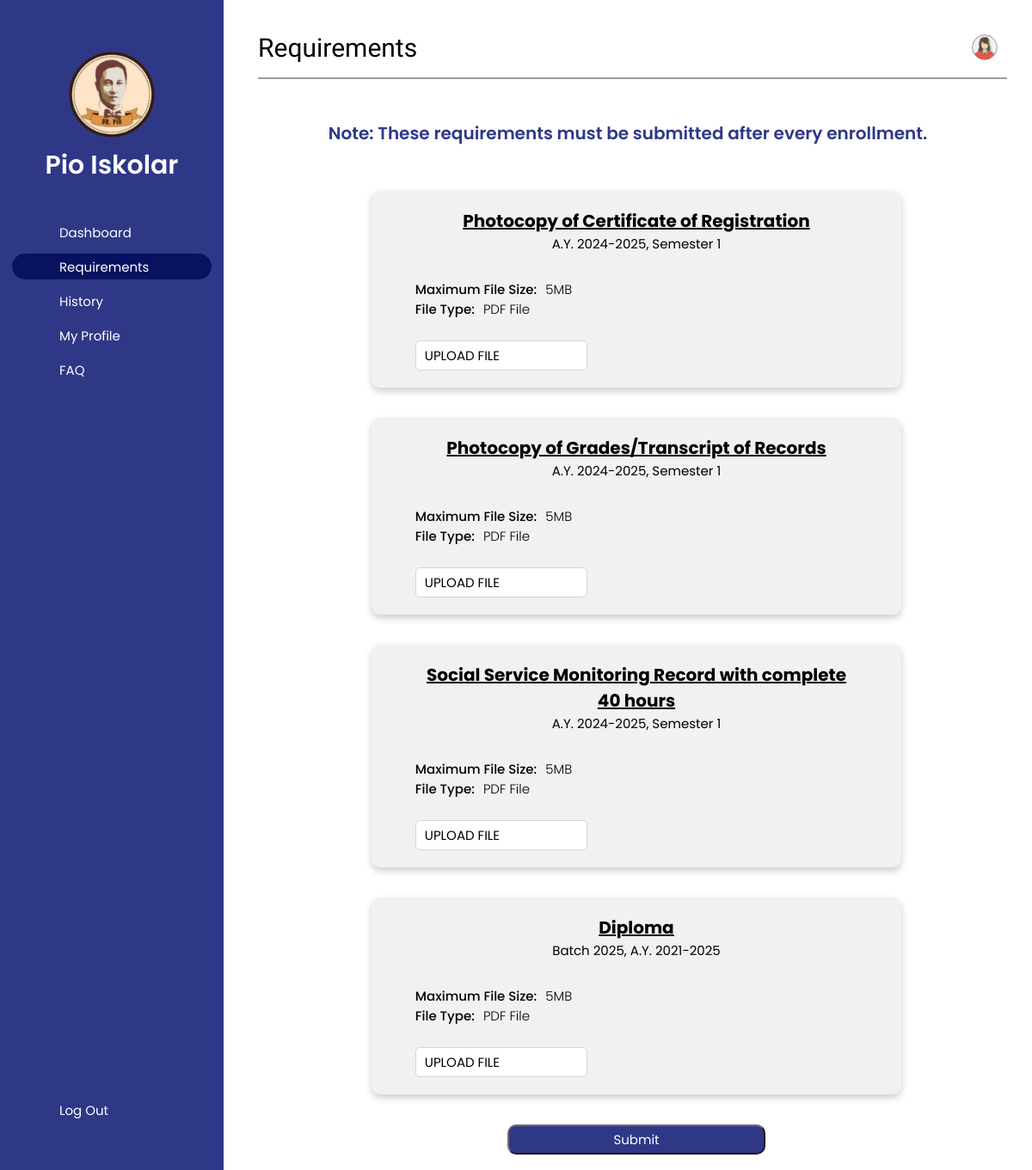
The app's page /html/docs.php (signed in), older data.
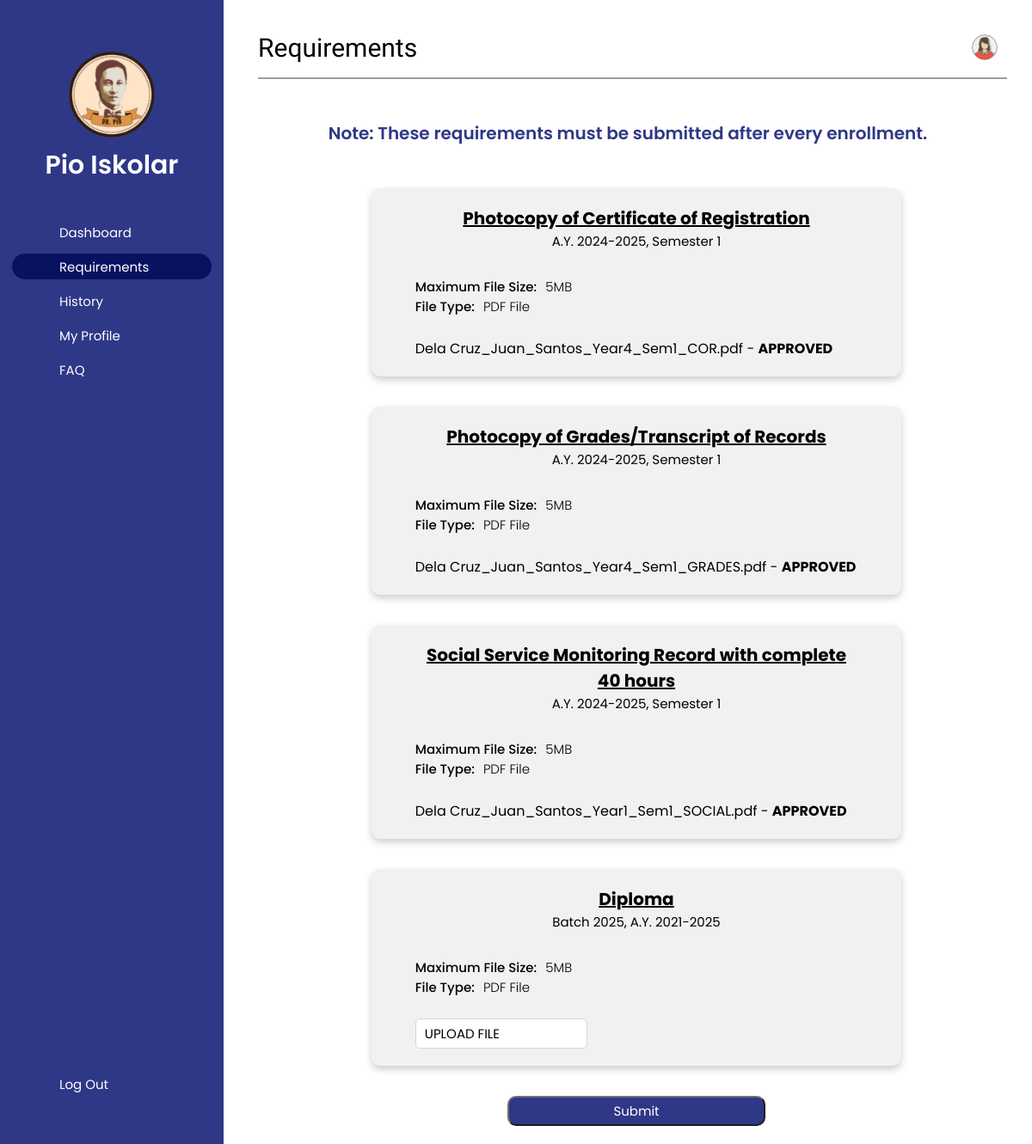
The same page, newer data.
### tables this page shows
CREATE TABLE `batch_year` (
  `batch_no` int(11) NOT NULL,
  `acad_year` varchar(10) NOT NULL
);

CREATE TABLE `submission` (
  `submit_id` int(11) NOT NULL,
  `scholar_id` int(11) NOT NULL,
  `sub_date` date NOT NULL,
  `doc_name` varchar(150) NOT NULL,
  `doc_type` varchar(50) NOT NULL,
  `school` varchar(150) NOT NULL,
  `acad_year` varchar(10) NOT NULL,
  `sem` int(1) NOT NULL,
  `doc_status` varchar(10) NOT NULL,
  `reason` text NOT NULL
);

### functions/general.php (called while the page is built, shortened)
<?php
    $serv = "localhost";
    $host = "root";
    $keys = "";
    $dbnm = "pio_iskolar";
    $ports = [3308, 3307, 3306];
    $conn = new mysqli($serv, $host, $keys, $dbnm, $ports[0]);
    function academic() {
        global $conn;
        $query = "SELECT acad_year AS acad FROM batch_year ORDER BY batch_no DESC LIMIT 1";
        $result = $conn->query($query);
        if ($result->num_rows > 0) {
            return $result->fetch_assoc()['acad'];
        }
    }
    function semester() {
        $current_month = date('m');
        if ($current_month >= 7 && $current_month <= 12) {
            return 1;
        } else {
            return 2;
        }
    }
    $year = academic();
    $sem = semester();
?>

### functions/document_upload.php (called while the page is built, shortened)
<?php
    include_once('../functions/general.php');
    global $conn;
function getDocumentDetails($scholar_id, $doc_type, $year, $sem) {
    global $conn;
    $query = "SELECT doc_name, doc_status FROM submission WHERE scholar_id = ? AND doc_type = ? AND acad_year = ? AND sem = ?";
    $stmt = $conn->prepare($query);
    $stmt->bind_param("issi", $scholar_id, $doc_type, $year, $sem);
    $stmt->execute();
    $result = $stmt->get_result();
    if ($result) {
        return $result->fetch_assoc();
    } else {
        return null;
    }
}
?>

### html/docs.php (the view, shortened to what this page needs)
<?php
    include('../functions/general.php');
    include('../functions/document_upload.php');
    $scholar_id = $_SESSION['sid'];
    global $year, $sem;
    function getUploadButtonHtml($scholar_id, $doc_type, $year, $sem) {
        $docDetails = getDocumentDetails($scholar_id, $doc_type, $year, $sem);
        if ($docDetails) {
            if ($docDetails['doc_status'] === 'DECLINED') {
                $buttonLabel = 'REPLACE DOCUMENT';
                $buttonStyle = 'style=""';
            } else {
                $buttonLabel = '';
                $buttonStyle = 'style="display:none;"';
            }
            return "
                <label type='button' class='lblAdd' for='choose-file-$doc_type' $buttonStyle>
                    <ion-icon name='share-outline'></ion-icon> <b> $buttonLabel </b>
                </label>
                <input name='$doc_type' type='file' id='choose-file-$doc_type' accept='.pdf' style='display: none;' $buttonStyle /> <p>{$docDetails['doc_name']} - <b>{$docDetails['doc_status']}</b></p>
            ";
        } else {
            return "
                <label type='button' class='lblAdd' for='choose-file-$doc_type'>
                    <ion-icon name='share-outline'></ion-icon> UPLOAD FILE
                </label>
                <input name='$doc_type' type='file' id='choose-file-$doc_type' accept='.pdf' style='display: none;' />
            ";
        }
    }
?>
<!DOCTYPE html>
<html lang="en">
<head>
    <link rel="stylesheet" href="css/docs.css">
    <link rel="stylesheet" href="css/confirm.css">
</head>
<body>
    <?php include 'navbar.php';?>
    <div class="main">
        <div class="topBar">
            <div class="headerName">
                <h1>Requirements</h1>
            </div>
            <div class="headerRight">
                <div class="notif">
                </div>
                <a class="user" href="profile.php">
                    <img src="images/profile.png" alt="">
                </a>
            </div>
        </div>
        <div class="line"></div>
        <div class="info">
            <p> Note: These requirements must be submitted after every enrollment. </p>
        </div>
        <div class="cards">
            <form action="" method="post" enctype="multipart/form-data">
                <div class="card">
                    <div class="container">
                        <div class="reqs">
                            <h2> Photocopy of Certificate of Registration </h2>
                            <h5> <?php echo 'A.Y. '.$year.', Semester '.$sem?> </h5>
                        </div>
                        <div class="formats">
                            <p class="file"> Maximum File Size: </p>
                            <p class="files"> 5MB </p>
                        </div>
                        <div class="formats">
                            <p class="file"> File Type:</p>
                            <p class="files"> PDF File </p>
                        </div> <br>
                        <?php echo getUploadButtonHtml($scholar_id, 'COR', $year, $sem); ?>
                    </div>
                </div> <br>
                <div class="card">
                    <div class="container">
                        <div class="reqs">
                            <h2> Photocopy of Grades/Transcript of Records </h2>
                            <h5> <?php echo 'A.Y. '.$year.', Semester '.$sem?> </h5>
                        </div>
                        <div class="formats">
                            <p class="file"> Maximum File Size: </p>
                            <p class="files"> 5MB </p>
                        </div>
                        <div class="formats">
                            <p class="file"> File Type:</p>
                            <p class="files"> PDF File </p>
                        </div> <br>
                        <?php echo getUploadButtonHtml($scholar_id, 'GRADES', $year, $sem); ?>
                    </div>
                </div> <br>
                <div class="card">
                    <div class="container">
                        <div class="reqs">
                            <h2> Social Service Monitoring Record with complete 40 hours </h2>
                            <h5> <?php echo 'A.Y. '.$year.', Semester '.$sem?> </h5>
                        </div>
                        <div class="formats">
                            <p class="file"> Maximum File Size: </p>
                            <p class="files"> 5MB </p>
                        </div>
                        <div class="formats">
                            <p class="file"> File Type:</p>
                            <p class="files"> PDF File </p>
                        </div> <br>
                        <?php echo getUploadButtonHtml($scholar_id, 'SOCIAL', $year, $sem); ?>
                    </div>
                </div> <br>
                <div class="card">
                    <div class="container">
                        <div class="reqs">
                            <h2> Diploma </h2>
                            <h5> Batch 2025, A.Y. 2021-2025 </h5>
                        </div>
                        <div class="formats">
                            <p class="file"> Maximum File Size: </p>
                            <p class="files"> 5MB </p>
                        </div>
                        <div class="formats">
                            <p class="file"> File Type:</p>
                            <p class="files"> PDF File </p>
                        </div> <br>
                        <?php echo getUploadButtonHtml($scholar_id, 'DIPLOMA', $year, $sem); ?>
                    </div>
                </div> <br>
                <div class="submit">
                    <button type="submit" name="submission" class="btnSubmit"> Submit </button>
                </div>
            </form>
        </div> <br> <br>
    </div>
    <?php include 'notif.php'; ?>
</body>
</html>

### html/navbar.php (shortened to what this page needs)
<link rel="stylesheet" href="css/navbar.css">
<nav class="sidebar">
    <header>
        <div class="sideHeader">
            <span class="headerLogo">
                <img src="images/pio-logo.png" alt="logo">
            </span>
            <div class="headerText">
                <h1>Pio Iskolar</h1>
            </div>
        </div>
    </header>
    <div class="navBar">
        <ul class="navLinks">
            <li class="navLink"> <a href="dashboard.php" onclick="activateLink(this)">
                <span class="text"> Dashboard </span>
            </a> </li>
            <li class="navLink"> <a href="docs.php" onclick="activateLink(this)">
                <span class="text"> Requirements </span>
            </a> </li>
            <li class="navLink"> <a href="history.php" onclick="activateLink(this)">
                <span class="text"> History </span>
            </a> </li>
            <li class="navLink"> <a href="profile.php" onclick="activateLink(this)">
                <span class="text"> My Profile </span>
            </a> </li>
            <li class="navLink"> <a href="faq.php" onclick="activateLink(this)">
            <span class="text"> FAQ </span>
        </a></li>
        </ul>
    </div>
    <div class="bottom-content">
        <li class="navLink"><a href="../functions/logout.php">
            <span class="text"> Log Out </span>
        </a></li>
    </div>
</nav>

### html/notif.php (shortened to what this page needs)
<link rel="stylesheet" href="css/notif.css">

### html/css/docs.css (style rules this page uses)
* { margin: 0; padding:0; box-sizing: border-box; font-family: 'Poppins', 'Lexend'; }
.info { grid-row: 2 / 3; grid-column: 1 / 5; padding-right: 20px; padding-top: 50px; }
.info p { text-align: center; font-size: 20px; font-weight: 600; color: #2F3787; }
.cards { grid-row: 3 / 5; grid-column: 1 / 5; width: 70%; margin-left: auto; margin-right: auto; }
.card { box-shadow: 0 4px 8px 0 rgba(0,0,0,0.2); transition: 0.3s; border-radius: 10px; text-align: left; background: #f1f1f1; height: auto; margin-bottom: 10px; }
.container { width: 90%; margin: 0 auto; padding: 20px 20px; }
.reqs { padding-bottom: 30px; font-weight: 700; text-align: center; }
.reqs h2 { margin: 0; font-size: 20px; text-decoration: underline; }
.reqs h5 { margin: 0; font-size: 15px; font-weight: normal; }
.formats { font-weight: 500; font-size: 15px; display: flex; align-items: center; gap: 10px; }
.file { margin: 0; }
.files { margin: 0; font-weight: 300; }
.submit { display:flex; align-items: center; justify-content: center; }
.btnSubmit { font-size: 15px; color: #ffffff; width: 300px; height: 35px; background-color: #2F3787; border: .5%; border-radius: 10px; border-color: rgb(112, 112, 112); }
.container .lblAdd { display: inline-block; font-size: 15px; margin-right: 1vw; padding: 5px; width: 200px; color: #000; background-color: #ffffff; border: 1px solid rgb(214, 214, 214); border-radius: 5px; cursor: pointer; align-items: center; }
.container .lblAdd ion-icon { padding-left: 5px; padding-top: 5px; font-size: 15px; }
.container p { display: inline-block }

### html/css/navbar.css (style rules this page uses)
* { margin: 0; padding:0; box-sizing: border-box; font-family: 'Poppins', 'Lexend'; }
.sidebar { font-family: 'Poppins'; position: fixed; top: 0; left: 0; height: 100%; width: 260px; padding: 10px 14px; background: #2F3787; overflow: hidden; }
.sidebar .sideHeader { display: flex; flex-direction: column; align-items: center; justify-content: center; margin-top: 50px; }
.sidebar .headerLogo { align-items: center; }
.sidebar .headerLogo img { width: 100px; display: block; margin: 0 auto; }
.sideHeader .headerText { margin-top: 10px; margin-bottom: 10px; }
.sidebar .headerText h1 { text-align: center; font-size: 30px; font-weight: 600; color: white; }
.sidebar .navBar { height: calc(100% - 300px); display: flex; flex-direction: column; justify-content: space-between; padding-top: 20px; }
.sidebar .bottom-content { bottom: 30px; width: 100%; }
.sidebar li { background-color: transparent; height: 30px; margin-top: 10px; list-style: none; display: flex; align-items: center; }
.sidebar li a { height: 100%; width: 100%; display: flex; align-items: center; text-decoration: none; border-radius: 20px; transition: 0.4s; }
.sidebar li.active a { background: #091161; }
.sidebar li .text { color: #fff; transition: 0.2s; font-size: 15px; margin-left: 20px; }
.main { display: grid; grid-template-rows: 70px 10% 70% 10%; grid-template-columns: 25% 25% 25% 25%; position: absolute; width: calc(100% - 260px); left: 260px; min-height: 100%; background-color: #fff; transition: 0.5s; padding: 20px 20px 20px 40px; }
.topBar { grid-row: 1 / 2; grid-column: 1 / 5; display: flex; float: right; justify-content: space-between; align-items: center; }
.headerName { display: flex; flex-grow: 1; }
.headerName h1 { font-family: 'Lexend'; font-size: 30px; font-weight: 300; }
.headerRight { display: flex; align-items: center; margin-left: auto; float: right; }
.notif { position: relative; top: 0; display: flex; align-items: center; justify-content: center; align-items: center; width: 30px; height: 30px; cursor: pointer; }
.user { display: flex; align-items: center; height: 50px; cursor: pointer; margin-left: 5px; margin-right: 20px; }
.user img { width: 30px; height: 30px; object-fit: cover; border-radius: 50%; }
.line { grid-row: 2 / 2; grid-column: 1 / 5; width: 99%; height: 2px; background-color: #9D9D9D; z-index: 2; }

### html/css/notif.css (style rules this page uses)
* { margin: 0; padding:0; box-sizing: border-box; font-family: 'Poppins', sans-serif; }

Row changes from the older to the newer data that the page shows:
added submission: doc_name "Dela Cruz_Juan_Santos_Year4_Sem1_COR.pdf", doc_status "APPROVED"
added submission: doc_name "Dela Cruz_Juan_Santos_Year4_Sem1_GRADES.pdf", doc_status "APPROVED"
added submission: doc_name "Dela Cruz_Juan_Santos_Year1_Sem1_SOCIAL.pdf", doc_status "APPROVED"
Text that changed along with them:
text no longer shown: "UPLOAD FILE UPLOAD FILE UPLOAD FILE UPLOAD FILE"
text now shown: "- - - UPLOAD FILE"
